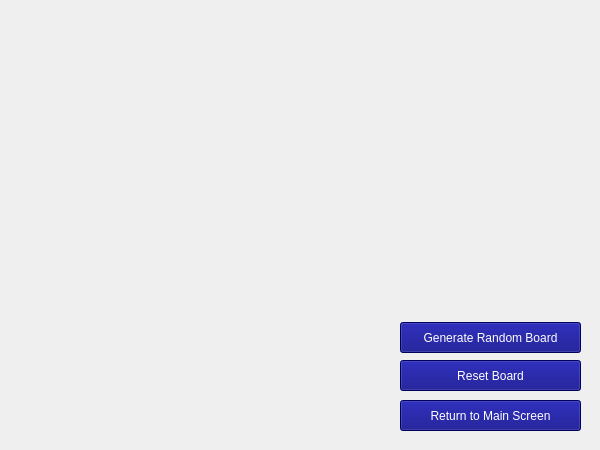
<?xml version="1.0" encoding="UTF-8"?>
<ui version="4.0">
 <class>akari</class>
 <widget class="QWidget" name="akari">
  <property name="geometry">
   <rect>
    <x>0</x>
    <y>0</y>
    <width>600</width>
    <height>450</height>
   </rect>
  </property>
  <property name="minimumSize">
   <size>
    <width>600</width>
    <height>450</height>
   </size>
  </property>
  <property name="maximumSize">
   <size>
    <width>650</width>
    <height>450</height>
   </size>
  </property>
  <property name="windowTitle">
   <string>Form</string>
  </property>
  <widget class="QPushButton" name="mainScreen">
   <property name="geometry">
    <rect>
     <x>400</x>
     <y>400</y>
     <width>181</width>
     <height>31</height>
    </rect>
   </property>
   <property name="styleSheet">
    <string notr="true">background-color: rgb(0, 0, 127);color: rgb(255, 255, 255);</string>
   </property>
   <property name="text">
    <string>Return to Main Screen</string>
   </property>
  </widget>
  <widget class="QWidget" name="gridLayoutWidget">
   <property name="geometry">
    <rect>
     <x>10</x>
     <y>10</y>
     <width>371</width>
     <height>431</height>
    </rect>
   </property>
   <layout class="QGridLayout" name="akariLayout"/>
  </widget>
  <widget class="QPushButton" name="resetButton">
   <property name="geometry">
    <rect>
     <x>400</x>
     <y>360</y>
     <width>181</width>
     <height>31</height>
    </rect>
   </property>
   <property name="palette">
    <palette>
     <active>
      <colorrole role="WindowText">
       <brush brushstyle="SolidPattern">
        <color alpha="255">
         <red>255</red>
         <green>255</green>
         <blue>255</blue>
        </color>
       </brush>
      </colorrole>
      <colorrole role="Button">
       <brush brushstyle="SolidPattern">
        <color alpha="255">
         <red>0</red>
         <green>0</green>
         <blue>127</blue>
        </color>
       </brush>
      </colorrole>
      <colorrole role="Light">
       <brush brushstyle="SolidPattern">
        <color alpha="255">
         <red>0</red>
         <green>0</green>
         <blue>191</blue>
        </color>
       </brush>
      </colorrole>
      <colorrole role="Midlight">
       <brush brushstyle="SolidPattern">
        <color alpha="255">
         <red>0</red>
         <green>0</green>
         <blue>159</blue>
        </color>
       </brush>
      </colorrole>
      <colorrole role="Dark">
       <brush brushstyle="SolidPattern">
        <color alpha="255">
         <red>0</red>
         <green>0</green>
         <blue>63</blue>
        </color>
       </brush>
      </colorrole>
      <colorrole role="Mid">
       <brush brushstyle="SolidPattern">
        <color alpha="255">
         <red>0</red>
         <green>0</green>
         <blue>84</blue>
        </color>
       </brush>
      </colorrole>
      <colorrole role="Text">
       <brush brushstyle="SolidPattern">
        <color alpha="255">
         <red>255</red>
         <green>255</green>
         <blue>255</blue>
        </color>
       </brush>
      </colorrole>
      <colorrole role="BrightText">
       <brush brushstyle="SolidPattern">
        <color alpha="255">
         <red>255</red>
         <green>255</green>
         <blue>255</blue>
        </color>
       </brush>
      </colorrole>
      <colorrole role="ButtonText">
       <brush brushstyle="SolidPattern">
        <color alpha="255">
         <red>255</red>
         <green>255</green>
         <blue>255</blue>
        </color>
       </brush>
      </colorrole>
      <colorrole role="Base">
       <brush brushstyle="SolidPattern">
        <color alpha="255">
         <red>0</red>
         <green>0</green>
         <blue>127</blue>
        </color>
       </brush>
      </colorrole>
      <colorrole role="Window">
       <brush brushstyle="SolidPattern">
        <color alpha="255">
         <red>0</red>
         <green>0</green>
         <blue>127</blue>
        </color>
       </brush>
      </colorrole>
      <colorrole role="Shadow">
       <brush brushstyle="SolidPattern">
        <color alpha="255">
         <red>0</red>
         <green>0</green>
         <blue>0</blue>
        </color>
       </brush>
      </colorrole>
      <colorrole role="AlternateBase">
       <brush brushstyle="SolidPattern">
        <color alpha="255">
         <red>0</red>
         <green>0</green>
         <blue>63</blue>
        </color>
       </brush>
      </colorrole>
      <colorrole role="ToolTipBase">
       <brush brushstyle="SolidPattern">
        <color alpha="255">
         <red>255</red>
         <green>255</green>
         <blue>220</blue>
        </color>
       </brush>
      </colorrole>
      <colorrole role="ToolTipText">
       <brush brushstyle="SolidPattern">
        <color alpha="255">
         <red>0</red>
         <green>0</green>
         <blue>0</blue>
        </color>
       </brush>
      </colorrole>
     </active>
     <inactive>
      <colorrole role="WindowText">
       <brush brushstyle="SolidPattern">
        <color alpha="255">
         <red>255</red>
         <green>255</green>
         <blue>255</blue>
        </color>
       </brush>
      </colorrole>
      <colorrole role="Button">
       <brush brushstyle="SolidPattern">
        <color alpha="255">
         <red>0</red>
         <green>0</green>
         <blue>127</blue>
        </color>
       </brush>
      </colorrole>
      <colorrole role="Light">
       <brush brushstyle="SolidPattern">
        <color alpha="255">
         <red>0</red>
         <green>0</green>
         <blue>191</blue>
        </color>
       </brush>
      </colorrole>
      <colorrole role="Midlight">
       <brush brushstyle="SolidPattern">
        <color alpha="255">
         <red>0</red>
         <green>0</green>
         <blue>159</blue>
        </color>
       </brush>
      </colorrole>
      <colorrole role="Dark">
       <brush brushstyle="SolidPattern">
        <color alpha="255">
         <red>0</red>
         <green>0</green>
         <blue>63</blue>
        </color>
       </brush>
      </colorrole>
      <colorrole role="Mid">
       <brush brushstyle="SolidPattern">
        <color alpha="255">
         <red>0</red>
         <green>0</green>
         <blue>84</blue>
        </color>
       </brush>
      </colorrole>
      <colorrole role="Text">
       <brush brushstyle="SolidPattern">
        <color alpha="255">
         <red>255</red>
         <green>255</green>
         <blue>255</blue>
        </color>
       </brush>
      </colorrole>
      <colorrole role="BrightText">
       <brush brushstyle="SolidPattern">
        <color alpha="255">
         <red>255</red>
         <green>255</green>
         <blue>255</blue>
        </color>
       </brush>
      </colorrole>
      <colorrole role="ButtonText">
       <brush brushstyle="SolidPattern">
        <color alpha="255">
         <red>255</red>
         <green>255</green>
         <blue>255</blue>
        </color>
       </brush>
      </colorrole>
      <colorrole role="Base">
       <brush brushstyle="SolidPattern">
        <color alpha="255">
         <red>0</red>
         <green>0</green>
         <blue>127</blue>
        </color>
       </brush>
      </colorrole>
      <colorrole role="Window">
       <brush brushstyle="SolidPattern">
        <color alpha="255">
         <red>0</red>
         <green>0</green>
         <blue>127</blue>
        </color>
       </brush>
      </colorrole>
      <colorrole role="Shadow">
       <brush brushstyle="SolidPattern">
        <color alpha="255">
         <red>0</red>
         <green>0</green>
         <blue>0</blue>
        </color>
       </brush>
      </colorrole>
      <colorrole role="AlternateBase">
       <brush brushstyle="SolidPattern">
        <color alpha="255">
         <red>0</red>
         <green>0</green>
         <blue>63</blue>
        </color>
       </brush>
      </colorrole>
      <colorrole role="ToolTipBase">
       <brush brushstyle="SolidPattern">
        <color alpha="255">
         <red>255</red>
         <green>255</green>
         <blue>220</blue>
        </color>
       </brush>
      </colorrole>
      <colorrole role="ToolTipText">
       <brush brushstyle="SolidPattern">
        <color alpha="255">
         <red>0</red>
         <green>0</green>
         <blue>0</blue>
        </color>
       </brush>
      </colorrole>
     </inactive>
     <disabled>
      <colorrole role="WindowText">
       <brush brushstyle="SolidPattern">
        <color alpha="255">
         <red>255</red>
         <green>255</green>
         <blue>255</blue>
        </color>
       </brush>
      </colorrole>
      <colorrole role="Button">
       <brush brushstyle="SolidPattern">
        <color alpha="255">
         <red>0</red>
         <green>0</green>
         <blue>127</blue>
        </color>
       </brush>
      </colorrole>
      <colorrole role="Light">
       <brush brushstyle="SolidPattern">
        <color alpha="255">
         <red>0</red>
         <green>0</green>
         <blue>191</blue>
        </color>
       </brush>
      </colorrole>
      <colorrole role="Midlight">
       <brush brushstyle="SolidPattern">
        <color alpha="255">
         <red>0</red>
         <green>0</green>
         <blue>159</blue>
        </color>
       </brush>
      </colorrole>
      <colorrole role="Dark">
       <brush brushstyle="SolidPattern">
        <color alpha="255">
         <red>0</red>
         <green>0</green>
         <blue>63</blue>
        </color>
       </brush>
      </colorrole>
      <colorrole role="Mid">
       <brush brushstyle="SolidPattern">
        <color alpha="255">
         <red>0</red>
         <green>0</green>
         <blue>84</blue>
        </color>
       </brush>
      </colorrole>
      <colorrole role="Text">
       <brush brushstyle="SolidPattern">
        <color alpha="255">
         <red>255</red>
         <green>255</green>
         <blue>255</blue>
        </color>
       </brush>
      </colorrole>
      <colorrole role="BrightText">
       <brush brushstyle="SolidPattern">
        <color alpha="255">
         <red>255</red>
         <green>255</green>
         <blue>255</blue>
        </color>
       </brush>
      </colorrole>
      <colorrole role="ButtonText">
       <brush brushstyle="SolidPattern">
        <color alpha="255">
         <red>255</red>
         <green>255</green>
         <blue>255</blue>
        </color>
       </brush>
      </colorrole>
      <colorrole role="Base">
       <brush brushstyle="SolidPattern">
        <color alpha="255">
         <red>0</red>
         <green>0</green>
         <blue>127</blue>
        </color>
       </brush>
      </colorrole>
      <colorrole role="Window">
       <brush brushstyle="SolidPattern">
        <color alpha="255">
         <red>0</red>
         <green>0</green>
         <blue>127</blue>
        </color>
       </brush>
      </colorrole>
      <colorrole role="Shadow">
       <brush brushstyle="SolidPattern">
        <color alpha="255">
         <red>0</red>
         <green>0</green>
         <blue>0</blue>
        </color>
       </brush>
      </colorrole>
      <colorrole role="AlternateBase">
       <brush brushstyle="SolidPattern">
        <color alpha="255">
         <red>0</red>
         <green>0</green>
         <blue>127</blue>
        </color>
       </brush>
      </colorrole>
      <colorrole role="ToolTipBase">
       <brush brushstyle="SolidPattern">
        <color alpha="255">
         <red>255</red>
         <green>255</green>
         <blue>220</blue>
        </color>
       </brush>
      </colorrole>
      <colorrole role="ToolTipText">
       <brush brushstyle="SolidPattern">
        <color alpha="255">
         <red>0</red>
         <green>0</green>
         <blue>0</blue>
        </color>
       </brush>
      </colorrole>
     </disabled>
    </palette>
   </property>
   <property name="styleSheet">
    <string notr="true">background-color: rgb(0, 0, 127);color: rgb(255, 255, 255);</string>
   </property>
   <property name="text">
    <string>Reset Board</string>
   </property>
  </widget>
  <widget class="QPushButton" name="randomBoard">
   <property name="geometry">
    <rect>
     <x>400</x>
     <y>322</y>
     <width>181</width>
     <height>31</height>
    </rect>
   </property>
   <property name="palette">
    <palette>
     <active>
      <colorrole role="WindowText">
       <brush brushstyle="SolidPattern">
        <color alpha="255">
         <red>255</red>
         <green>255</green>
         <blue>255</blue>
        </color>
       </brush>
      </colorrole>
      <colorrole role="Button">
       <brush brushstyle="SolidPattern">
        <color alpha="255">
         <red>0</red>
         <green>0</green>
         <blue>127</blue>
        </color>
       </brush>
      </colorrole>
      <colorrole role="Light">
       <brush brushstyle="SolidPattern">
        <color alpha="255">
         <red>0</red>
         <green>0</green>
         <blue>191</blue>
        </color>
       </brush>
      </colorrole>
      <colorrole role="Midlight">
       <brush brushstyle="SolidPattern">
        <color alpha="255">
         <red>0</red>
         <green>0</green>
         <blue>159</blue>
        </color>
       </brush>
      </colorrole>
      <colorrole role="Dark">
       <brush brushstyle="SolidPattern">
        <color alpha="255">
         <red>0</red>
         <green>0</green>
         <blue>63</blue>
        </color>
       </brush>
      </colorrole>
      <colorrole role="Mid">
       <brush brushstyle="SolidPattern">
        <color alpha="255">
         <red>0</red>
         <green>0</green>
         <blue>84</blue>
        </color>
       </brush>
      </colorrole>
      <colorrole role="Text">
       <brush brushstyle="SolidPattern">
        <color alpha="255">
         <red>255</red>
         <green>255</green>
         <blue>255</blue>
        </color>
       </brush>
      </colorrole>
      <colorrole role="BrightText">
       <brush brushstyle="SolidPattern">
        <color alpha="255">
         <red>255</red>
         <green>255</green>
         <blue>255</blue>
        </color>
       </brush>
      </colorrole>
      <colorrole role="ButtonText">
       <brush brushstyle="SolidPattern">
        <color alpha="255">
         <red>255</red>
         <green>255</green>
         <blue>255</blue>
        </color>
       </brush>
      </colorrole>
      <colorrole role="Base">
       <brush brushstyle="SolidPattern">
        <color alpha="255">
         <red>0</red>
         <green>0</green>
         <blue>127</blue>
        </color>
       </brush>
      </colorrole>
      <colorrole role="Window">
       <brush brushstyle="SolidPattern">
        <color alpha="255">
         <red>0</red>
         <green>0</green>
         <blue>127</blue>
        </color>
       </brush>
      </colorrole>
      <colorrole role="Shadow">
       <brush brushstyle="SolidPattern">
        <color alpha="255">
         <red>0</red>
         <green>0</green>
         <blue>0</blue>
        </color>
       </brush>
      </colorrole>
      <colorrole role="AlternateBase">
       <brush brushstyle="SolidPattern">
        <color alpha="255">
         <red>0</red>
         <green>0</green>
         <blue>63</blue>
        </color>
       </brush>
      </colorrole>
      <colorrole role="ToolTipBase">
       <brush brushstyle="SolidPattern">
        <color alpha="255">
         <red>255</red>
         <green>255</green>
         <blue>220</blue>
        </color>
       </brush>
      </colorrole>
      <colorrole role="ToolTipText">
       <brush brushstyle="SolidPattern">
        <color alpha="255">
         <red>0</red>
         <green>0</green>
         <blue>0</blue>
        </color>
       </brush>
      </colorrole>
     </active>
     <inactive>
      <colorrole role="WindowText">
       <brush brushstyle="SolidPattern">
        <color alpha="255">
         <red>255</red>
         <green>255</green>
         <blue>255</blue>
        </color>
       </brush>
      </colorrole>
      <colorrole role="Button">
       <brush brushstyle="SolidPattern">
        <color alpha="255">
         <red>0</red>
         <green>0</green>
         <blue>127</blue>
        </color>
       </brush>
      </colorrole>
      <colorrole role="Light">
       <brush brushstyle="SolidPattern">
        <color alpha="255">
         <red>0</red>
         <green>0</green>
         <blue>191</blue>
        </color>
       </brush>
      </colorrole>
      <colorrole role="Midlight">
       <brush brushstyle="SolidPattern">
        <color alpha="255">
         <red>0</red>
         <green>0</green>
         <blue>159</blue>
        </color>
       </brush>
      </colorrole>
      <colorrole role="Dark">
       <brush brushstyle="SolidPattern">
        <color alpha="255">
         <red>0</red>
         <green>0</green>
         <blue>63</blue>
        </color>
       </brush>
      </colorrole>
      <colorrole role="Mid">
       <brush brushstyle="SolidPattern">
        <color alpha="255">
         <red>0</red>
         <green>0</green>
         <blue>84</blue>
        </color>
       </brush>
      </colorrole>
      <colorrole role="Text">
       <brush brushstyle="SolidPattern">
        <color alpha="255">
         <red>255</red>
         <green>255</green>
         <blue>255</blue>
        </color>
       </brush>
      </colorrole>
      <colorrole role="BrightText">
       <brush brushstyle="SolidPattern">
        <color alpha="255">
         <red>255</red>
         <green>255</green>
         <blue>255</blue>
        </color>
       </brush>
      </colorrole>
      <colorrole role="ButtonText">
       <brush brushstyle="SolidPattern">
        <color alpha="255">
         <red>255</red>
         <green>255</green>
         <blue>255</blue>
        </color>
       </brush>
      </colorrole>
      <colorrole role="Base">
       <brush brushstyle="SolidPattern">
        <color alpha="255">
         <red>0</red>
         <green>0</green>
         <blue>127</blue>
        </color>
       </brush>
      </colorrole>
      <colorrole role="Window">
       <brush brushstyle="SolidPattern">
        <color alpha="255">
         <red>0</red>
         <green>0</green>
         <blue>127</blue>
        </color>
       </brush>
      </colorrole>
      <colorrole role="Shadow">
       <brush brushstyle="SolidPattern">
        <color alpha="255">
         <red>0</red>
         <green>0</green>
         <blue>0</blue>
        </color>
       </brush>
      </colorrole>
      <colorrole role="AlternateBase">
       <brush brushstyle="SolidPattern">
        <color alpha="255">
         <red>0</red>
         <green>0</green>
         <blue>63</blue>
        </color>
       </brush>
      </colorrole>
      <colorrole role="ToolTipBase">
       <brush brushstyle="SolidPattern">
        <color alpha="255">
         <red>255</red>
         <green>255</green>
         <blue>220</blue>
        </color>
       </brush>
      </colorrole>
      <colorrole role="ToolTipText">
       <brush brushstyle="SolidPattern">
        <color alpha="255">
         <red>0</red>
         <green>0</green>
         <blue>0</blue>
        </color>
       </brush>
      </colorrole>
     </inactive>
     <disabled>
      <colorrole role="WindowText">
       <brush brushstyle="SolidPattern">
        <color alpha="255">
         <red>255</red>
         <green>255</green>
         <blue>255</blue>
        </color>
       </brush>
      </colorrole>
      <colorrole role="Button">
       <brush brushstyle="SolidPattern">
        <color alpha="255">
         <red>0</red>
         <green>0</green>
         <blue>127</blue>
        </color>
       </brush>
      </colorrole>
      <colorrole role="Light">
       <brush brushstyle="SolidPattern">
        <color alpha="255">
         <red>0</red>
         <green>0</green>
         <blue>191</blue>
        </color>
       </brush>
      </colorrole>
      <colorrole role="Midlight">
       <brush brushstyle="SolidPattern">
        <color alpha="255">
         <red>0</red>
         <green>0</green>
         <blue>159</blue>
        </color>
       </brush>
      </colorrole>
      <colorrole role="Dark">
       <brush brushstyle="SolidPattern">
        <color alpha="255">
         <red>0</red>
         <green>0</green>
         <blue>63</blue>
        </color>
       </brush>
      </colorrole>
      <colorrole role="Mid">
       <brush brushstyle="SolidPattern">
        <color alpha="255">
         <red>0</red>
         <green>0</green>
         <blue>84</blue>
        </color>
       </brush>
      </colorrole>
      <colorrole role="Text">
       <brush brushstyle="SolidPattern">
        <color alpha="255">
         <red>255</red>
         <green>255</green>
         <blue>255</blue>
        </color>
       </brush>
      </colorrole>
      <colorrole role="BrightText">
       <brush brushstyle="SolidPattern">
        <color alpha="255">
         <red>255</red>
         <green>255</green>
         <blue>255</blue>
        </color>
       </brush>
      </colorrole>
      <colorrole role="ButtonText">
       <brush brushstyle="SolidPattern">
        <color alpha="255">
         <red>255</red>
         <green>255</green>
         <blue>255</blue>
        </color>
       </brush>
      </colorrole>
      <colorrole role="Base">
       <brush brushstyle="SolidPattern">
        <color alpha="255">
         <red>0</red>
         <green>0</green>
         <blue>127</blue>
        </color>
       </brush>
      </colorrole>
      <colorrole role="Window">
       <brush brushstyle="SolidPattern">
        <color alpha="255">
         <red>0</red>
         <green>0</green>
         <blue>127</blue>
        </color>
       </brush>
      </colorrole>
      <colorrole role="Shadow">
       <brush brushstyle="SolidPattern">
        <color alpha="255">
         <red>0</red>
         <green>0</green>
         <blue>0</blue>
        </color>
       </brush>
      </colorrole>
      <colorrole role="AlternateBase">
       <brush brushstyle="SolidPattern">
        <color alpha="255">
         <red>0</red>
         <green>0</green>
         <blue>127</blue>
        </color>
       </brush>
      </colorrole>
      <colorrole role="ToolTipBase">
       <brush brushstyle="SolidPattern">
        <color alpha="255">
         <red>255</red>
         <green>255</green>
         <blue>220</blue>
        </color>
       </brush>
      </colorrole>
      <colorrole role="ToolTipText">
       <brush brushstyle="SolidPattern">
        <color alpha="255">
         <red>0</red>
         <green>0</green>
         <blue>0</blue>
        </color>
       </brush>
      </colorrole>
     </disabled>
    </palette>
   </property>
   <property name="styleSheet">
    <string notr="true">background-color: rgb(0, 0, 127);color: rgb(255, 255, 255);</string>
   </property>
   <property name="text">
    <string>Generate Random Board</string>
   </property>
  </widget>
 </widget>
 <resources/>
 <connections/>
</ui>
